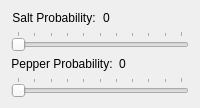
                    <widget class="QWidget" name="page_sp">
                     <layout class="QGridLayout" name="gridLayout_4">
                      <item row="0" column="0">
                       <layout class="QVBoxLayout" name="verticalLayout_6">
                        <item>
                         <layout class="QHBoxLayout" name="horizontalLayout_9">
                          <item>
                           <widget class="QLabel" name="label_salt">
                            <property name="text">
                             <string>Salt Probability:</string>
                            </property>
                            <property name="alignment">
                             <set>Qt::AlignCenter</set>
                            </property>
                            <property name="buddy">
                             <cstring>slider_salt</cstring>
                            </property>
                           </widget>
                          </item>
                          <item>
                           <widget class="QLabel" name="label_salt_value">
                            <property name="text">
                             <string>0</string>
                            </property>
                           </widget>
                          </item>
                         </layout>
                        </item>
                        <item>
                         <widget class="QSlider" name="slider_salt">
                          <property name="maximum">
                           <number>100</number>
                          </property>
                          <property name="orientation">
                           <enum>Qt::Horizontal</enum>
                          </property>
                          <property name="tickPosition">
                           <enum>QSlider::TicksAbove</enum>
                          </property>
                          <property name="tickInterval">
                           <number>10</number>
                          </property>
                         </widget>
                        </item>
                       </layout>
                      </item>
                      <item row="1" column="0">
                       <layout class="QVBoxLayout" name="verticalLayout_5">
                        <item>
                         <layout class="QHBoxLayout" name="horizontalLayout_8">
                          <item>
                           <widget class="QLabel" name="label_pepper">
                            <property name="text">
                             <string>Pepper Probability:</string>
                            </property>
                            <property name="alignment">
                             <set>Qt::AlignCenter</set>
                            </property>
                            <property name="buddy">
                             <cstring>slider_pepper</cstring>
                            </property>
                           </widget>
                          </item>
                          <item>
                           <widget class="QLabel" name="label_pepper_value">
                            <property name="text">
                             <string>0</string>
                            </property>
                           </widget>
                          </item>
                         </layout>
                        </item>
                        <item>
                         <widget class="QSlider" name="slider_pepper">
                          <property name="maximum">
                           <number>100</number>
                          </property>
                          <property name="orientation">
                           <enum>Qt::Horizontal</enum>
                          </property>
                          <property name="tickPosition">
                           <enum>QSlider::TicksAbove</enum>
                          </property>
                          <property name="tickInterval">
                           <number>10</number>
                          </property>
                         </widget>
                        </item>
                       </layout>
                      </item>
                     </layout>
                    </widget>
